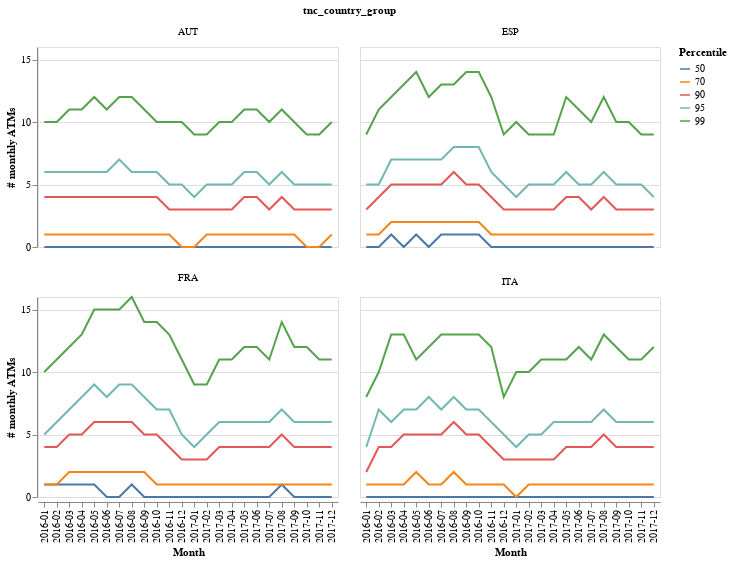

This figure's notebook cell:
### Code cell
df = pd.read_csv("atm_old.csv")

df["tnc_country_group"] = df["tnc_country_group"].str.strip()
df = df.loc[df["tnc_country_group"].isin(["NEuro", "Other", "GrE"]) == False, :]

df = (
    df.groupby(["start_time", "tnc_country_group"])["atms"]
    .quantile([0.5, 0.70, 0.90, 0.95, 0.99], "lower")
    .reset_index()
)

df["Percentile"] = (df["level_2"] * 100).astype(int)
df["start_time"] = pd.to_datetime(df["start_time"]).dt.to_period("M").astype(str)

alt.Chart(
    df.loc[df["tnc_country_group"].str.contains("DEU") == False, :]
).mark_line().encode(
    x=alt.X("start_time:N", axis=alt.Axis(title="Month")),
    y=alt.Y("atms:Q", axis=alt.Axis(title="# monthly ATMs")),
    color="Percentile:N",
).properties(
    width=300,
    height=200,
    title="Percentile of # monthly ATM per FAU across time for DEU ",
).facet(
    facet="tnc_country_group", columns=2
)

### Figure 1 — Vega-Lite specification as saved in the notebook (floating-point values rounded to 4 significant figures; data arrays with more than 128 entries replaced by an {"elided": "..."} marker saying what was removed)
{"config": {"view": {"continuousWidth": 400, "continuousHeight": 300}}, "data": {"name": "data-61eca27fbf5dcb15edc9835e50443a38"}, "facet": {"type": "nominal", "field": "tnc_country_group"}, "spec": {"mark": "line", "encoding": {"color": {"type": "nominal", "field": "Percentile"}, "x": {"type": "nominal", "axis": {"title": "Month"}, "field": "start_time"}, "y": {"type": "quantitative", "axis": {"title": "# monthly ATMs"}, "field": "atms"}}, "height": 200, "title": "Percentile of # monthly ATM per FAU across time for DEU ", "width": 300}, "columns": 2, "$schema": "https://vega.github.io/schema/vega-lite/v4.0.2.json", "datasets": {"data-61eca27fbf5dcb15edc9835e50443a38": {"elided": "480 records"}}}
